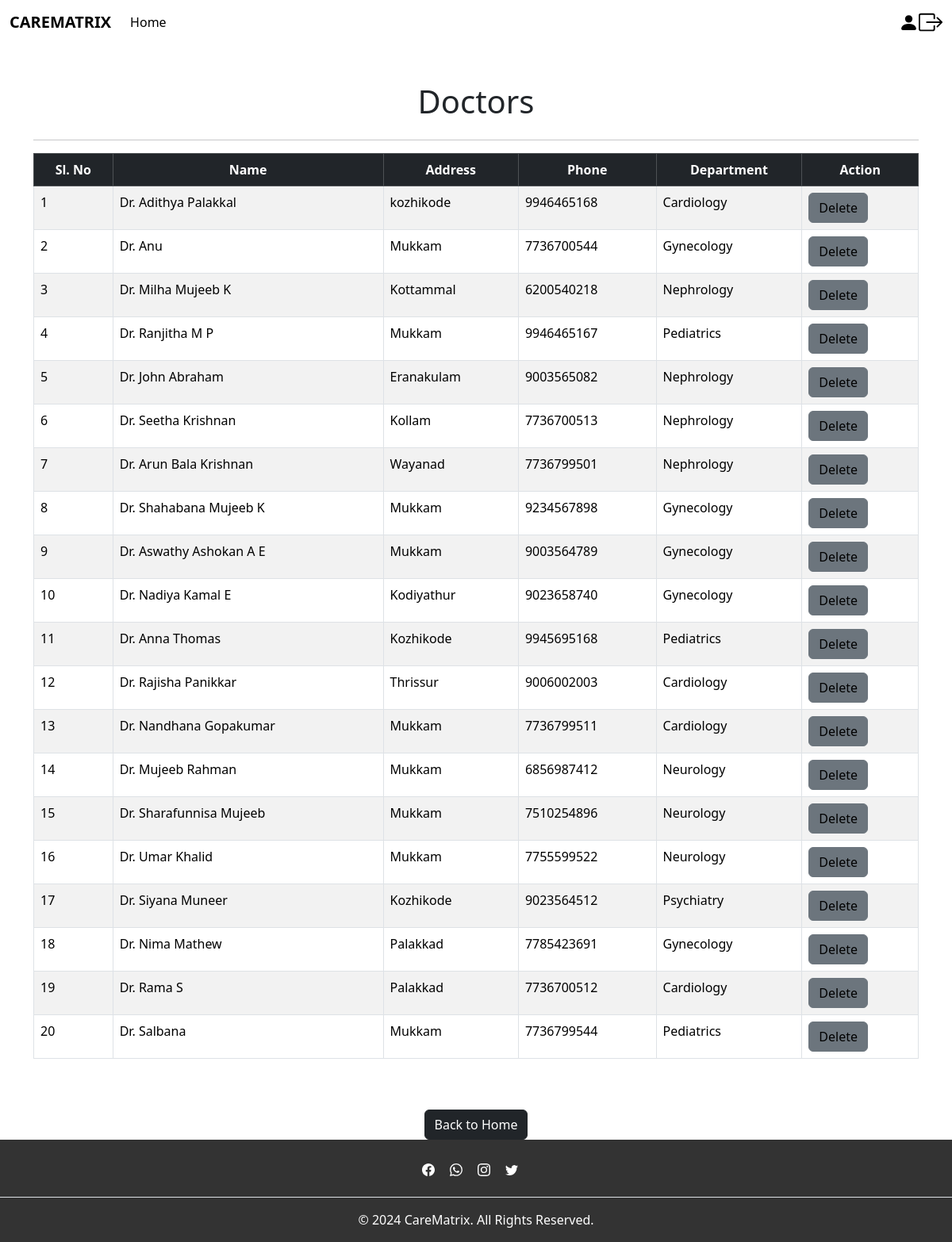
The app's page /doctors_list with its own data.
### app/models.py (models this page shows, shortened)
class Doctors(models.Model):
    doc = models.ForeignKey(CustomUser,on_delete=models.CASCADE)
    name=models.CharField(max_length=100)
    speciality=models.CharField(max_length=100)
    department=models.CharField(max_length=100)
    image=models.FileField(null=True, blank=True)

class CustomUser(AbstractUser):
    Phonenumber=models.IntegerField(null=True,blank=True,unique=True)
    Age=models.IntegerField(null=True,blank=True)
    Address=models.CharField(null=True,blank=True,max_length=100)
    DOB=models.DateField(null=True,blank=True)
    usertype=models.CharField(max_length=200)
    Image = models.FileField(null=True, blank=True)

### app/views.py (the view)
# urls.py: path('doctors_list',views.doctors_list,name='doctors_list'),
def doctors_list(request):
    doctors = Doctors.objects.all()
    return render(request,'admin/doctors_list.html',{'doctors':doctors})

### template/admin/doctors_list.html (shortened to what this page needs)
{% extends 'admin/base_admin.html' %}
{% load static %}
{% block content %}
<div class="container mt-5">
    <h1 class="text-center mb-4">Doctors</h1>
    <hr>
    <div class="table-responsive">
        <table class="table table-bordered table-hover table-striped">
            <thead class="table-dark text-center">
                <tr>
                    <th>Sl. No</th>
                    <th>Name</th>
                    <th>Address</th>
                    <th>Phone</th>
                    <th>Department</th>
                    <th>Action</th>
                </tr>
            </thead>
            <tbody>
                {% for doctor in doctors %}
                <tr>
                    <td>{{ forloop.counter }}</td>
                    <td><a href="{% url 'doctor_details' doctor.id %}">Dr. {{ doctor.name }}</a></td>
                    <td>{{ doctor.doc.Address }}</td>
                    <td>{{ doctor.doc.Phonenumber }}</td>
                    <td>{{ doctor.department }}</td>
                    <td>
                        <button class="btn btn-secondary">
                            <a href="{% url 'delete_doctor' doctor.id %}">Delete</a>
                        </button>
                    </td>
                </tr>
                {% empty %}
                <tr>
                    <td colspan="6" class="text-center">No doctors found</td>
                </tr>
                {% endfor %}
            </tbody>
        </table>
    </div>
    <div class="text-center mt-5">
        <a href="{% url 'admin_home' %}" class="btn btn-dark">Back to Home</a>
    </div>
</div>
{% endblock %}

### template/admin/doctors_list.html (style rules this page uses)
a { text-decoration: none; color: black; }

### records on screen
Doctors: name "Adithya Palakkal", doc.Address "kozhikode", doc.Phonenumber "9946465168", department "Cardiology"
Doctors: name "Anu", doc.Address "Mukkam", doc.Phonenumber "7736700544", department "Gynecology"
Doctors: name "Milha Mujeeb K", doc.Address "Kottammal", doc.Phonenumber "6200540218", department "Nephrology"
Doctors: name "Ranjitha M P", doc.Address "Mukkam", doc.Phonenumber "9946465167", department "Pediatrics"
Doctors: name "John Abraham", doc.Address "Eranakulam", doc.Phonenumber "9003565082", department "Nephrology"
Doctors: name "Seetha Krishnan", doc.Address "Kollam", doc.Phonenumber "7736700513", department "Nephrology"
Doctors: name "Arun Bala Krishnan", doc.Address "Wayanad", doc.Phonenumber "7736799501", department "Nephrology"
Doctors: name "Shahabana Mujeeb K", doc.Address "Mukkam", doc.Phonenumber "9234567898", department "Gynecology"
Doctors: name "Aswathy Ashokan A E", doc.Address "Mukkam", doc.Phonenumber "9003564789", department "Gynecology"
Doctors: name "Nadiya Kamal E", doc.Address "Kodiyathur", doc.Phonenumber "9023658740", department "Gynecology"
Doctors: name "Anna Thomas", doc.Address "Kozhikode", doc.Phonenumber "9945695168", department "Pediatrics"
Doctors: name "Rajisha Panikkar", doc.Address "Thrissur", doc.Phonenumber "9006002003", department "Cardiology"
Doctors: name "Nandhana Gopakumar", doc.Address "Mukkam", doc.Phonenumber "7736799511", department "Cardiology"
Doctors: name "Mujeeb Rahman", doc.Address "Mukkam", doc.Phonenumber "6856987412", department "Neurology"
Doctors: name "Sharafunnisa Mujeeb", doc.Address "Mukkam", doc.Phonenumber "7510254896", department "Neurology"
Doctors: name "Umar Khalid", doc.Address "Mukkam", doc.Phonenumber "7755599522", department "Neurology"
Doctors: name "Siyana Muneer", doc.Address "Kozhikode", doc.Phonenumber "9023564512", department "Psychiatry"
Doctors: name "Nima Mathew", doc.Address "Palakkad", doc.Phonenumber "7785423691", department "Gynecology"
Doctors: name "Rama S", doc.Address "Palakkad", doc.Phonenumber "7736700512", department "Cardiology"
Doctors: name "Salbana", doc.Address "Mukkam", doc.Phonenumber "7736799544", department "Pediatrics"
